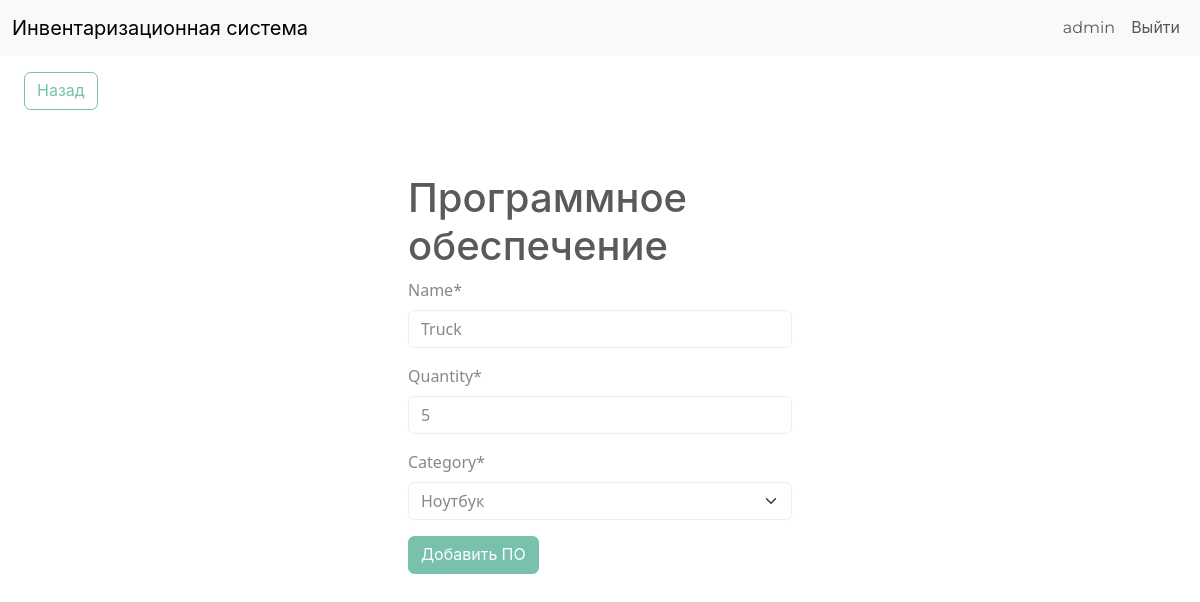
Screenshot of /edit-item/1 (signed in) with the database file from the repository.
### inventory/models.py (models this page shows, shortened)
class InventoryItem(models.Model):
	name = models.CharField(max_length=200)
	quantity = models.IntegerField()
	category = models.ForeignKey('Category', on_delete=models.SET_NULL, blank=True, null=True)
	date_created = models.DateTimeField(auto_now_add=True)
	user = models.ForeignKey(User, on_delete=models.CASCADE)

class Category(models.Model):
	name = models.CharField(max_length=200)
	class Meta:
		verbose_name_plural = 'categories'
	def __str__(self):
		return self.name

### inventory/views.py (the view)
# urls.py: path('edit-item/<int:pk>', EditItem.as_view(), name='edit-item'),
class EditItem(LoginRequiredMixin, UpdateView):
	model = InventoryItem
	form_class = InventoryItemForm
	template_name = 'inventory/item_form.html'
	success_url = reverse_lazy('dashboard')

### inventory/forms.py
class InventoryItemForm(forms.ModelForm):
	category = forms.ModelChoiceField(queryset=Category.objects.all(), initial=0)
	class Meta:
		model = InventoryItem
		fields = ['name', 'quantity', 'category']

### inventory/templates/inventory/item_form.html (shortened to what this page needs)
{% extends 'inventory/base.html' %}
{% load crispy_forms_tags %}
{% block content %}
	<a href="{% url 'dashboard' %}" class="btn btn-outline-primary my-3 mx-4">Назад</a>
	<div class="row">
		<div class="col-11 col-md-4 mx-auto mt-5">
			<h1>Программное обеспечение</h1>
			<form method="POST">
				{{ form|crispy }}
				<div class="mt-3">
					<button class="btn btn-primary">Добавить ПО</button>
				</div>
			</form>
		</div>
	</div>
{% endblock content %}

### inventory/templates/inventory/navigation.html (shortened to what this page needs)
<nav class="navbar navbar-expand-lg bg-light">
	<div class="container-fluid">
		<a class="navbar-brand" href="{% url 'index' %}">Инвентаризационная система</a>
		<div class="collapse navbar-collapse justify-content-end" id="navbarNav">
			<ul class="navbar-nav">
				{% if user.is_authenticated %}
					<li class="nav-item">
						<a class="nav-link" href="#">{{ user.username }}</a>
					</li>
					<li class="nav-item">
						<a class="nav-link" href="{% url 'logout' %}">Выйти</a>
					</li>
				{% endif %}
			</ul>
		</div>
	</div>
</nav>

### rows the page displays
InventoryItem: name "Truck", quantity "5", category "Ноутбук"

### other values shown
{{ user.username }} "admin"
